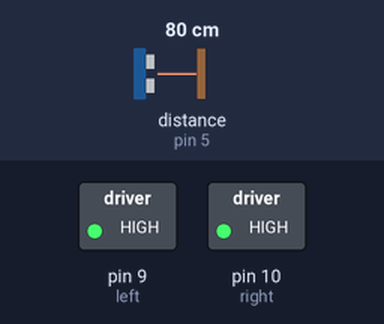
Bench run of a sketch on a simulated Arduino Uno, built with avr-gcc and run on an emulated ATmega328P. Shown: switched loads named in the sketch (green lamp = pin HIGH). Wiring (inferred from the names in the program): ultrasonic range finder: trigger pin 6; echo pin 5. Inputs (shaded band) come from the test bench; at power-on: distance to the obstacle (sensor on pin 5) 80 cm. The echo pulse lasts 58.3 µs per cm; pins used as bus, display or sensor lines are not drawn.

Above: at 0.2 s.
Timing chart, 0 to 1.7 s (numbered marks = the images above):
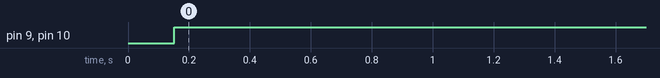

The sketch:

slowly_mover.ino
```cpp
//создание переменных
int left = 9, right = 10, trig = 6, echo = 5;
int Start = 80, Stop = 10;

//настройка портов
void setup() {
  // put your setup code here, to run once:
  pinMode(left, OUTPUT);
  pinMode(right, OUTPUT);
  pinMode(trig, OUTPUT);
  pinMode(echo, INPUT);
}

//основной цикл программы - запуск функции motors с параметрами фильтра, стартовой и финишной точки
void loop() {
  // put your main code here, to run repeatedly:
  motors(filtr(10, 10), Start, Stop);
}

//принимающая и возвращающая функция для определения дистанции с датчика расстояния
int dist(int x, int y){
  digitalWrite(x, 0);
  delayMicroseconds(3);
  digitalWrite(x, 1);
  delayMicroseconds(10);
  digitalWrite(x, 0);
  int cm = pulseIn(y, 1)/58.0;
  return cm;
}

//принимающая и возвращающая функция реализующая программный фильтр по среднему значению
int filtr(int count, int t){
  int sum = 0;
  for (int i=0; i < count; i++){
    sum += dist(trig, echo);
    delay(t);
  }
  return (sum/count);
}

//принимающая функция, реализующая уменьшение скорости робота в зависимости от уменьшения расстояния до препятствия
void motors(int dist, int start_, int stop_){
  int sped = ((dist-stop_)/(start_-stop_))*255; // маппирование - преобразование из одного диапазона значений в другой
  //int sped = map(dist, stop_, start_, 0, 255);
  analogWrite(right, round(sped));
  analogWrite(left, round(sped));
}
```

Measured:
- by itself, pin 9 (left), pin 10 (right): LOW → HIGH at 0.15 s
